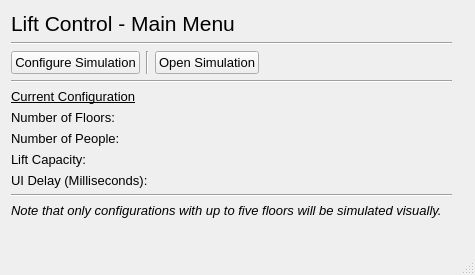
<?xml version="1.0" encoding="UTF-8"?>
<ui version="4.0">
 <class>mwindow_main_menu</class>
 <widget class="QMainWindow" name="mwindow_main_menu">
  <property name="geometry">
   <rect>
    <x>0</x>
    <y>0</y>
    <width>475</width>
    <height>275</height>
   </rect>
  </property>
  <property name="font">
   <font>
    <family>Arial</family>
    <pointsize>10</pointsize>
   </font>
  </property>
  <property name="windowTitle">
   <string>Main Menu - Lift Control</string>
  </property>
  <widget class="QWidget" name="central_widget">
   <widget class="QWidget" name="layoutWidget">
    <property name="geometry">
     <rect>
      <x>11</x>
      <y>11</y>
      <width>441</width>
      <height>231</height>
     </rect>
    </property>
    <layout class="QVBoxLayout" name="vert_layout_lift_control">
     <item>
      <widget class="QLabel" name="lbl_lift_control">
       <property name="font">
        <font>
         <pointsize>16</pointsize>
         <weight>50</weight>
         <bold>false</bold>
        </font>
       </property>
       <property name="text">
        <string>Lift Control - Main Menu</string>
       </property>
      </widget>
     </item>
     <item>
      <widget class="Line" name="hori_line_lift_control">
       <property name="orientation">
        <enum>Qt::Horizontal</enum>
       </property>
      </widget>
     </item>
     <item>
      <layout class="QHBoxLayout" name="hori_layout_nav">
       <item alignment="Qt::AlignLeft">
        <widget class="QPushButton" name="btn_config_sim">
         <property name="text">
          <string>Configure Simulation</string>
         </property>
        </widget>
       </item>
       <item>
        <widget class="Line" name="vert_line_buttons">
         <property name="orientation">
          <enum>Qt::Vertical</enum>
         </property>
        </widget>
       </item>
       <item alignment="Qt::AlignLeft">
        <widget class="QPushButton" name="btn_open_sim">
         <property name="text">
          <string>Open Simulation</string>
         </property>
        </widget>
       </item>
       <item>
        <spacer name="hori_spacer_nav">
         <property name="orientation">
          <enum>Qt::Horizontal</enum>
         </property>
         <property name="sizeHint" stdset="0">
          <size>
           <width>40</width>
           <height>20</height>
          </size>
         </property>
        </spacer>
       </item>
      </layout>
     </item>
     <item>
      <widget class="Line" name="hori_line_nav">
       <property name="orientation">
        <enum>Qt::Horizontal</enum>
       </property>
      </widget>
     </item>
     <item>
      <widget class="QLabel" name="lbl_current_config">
       <property name="font">
        <font>
         <underline>true</underline>
        </font>
       </property>
       <property name="text">
        <string>Current Configuration</string>
       </property>
      </widget>
     </item>
     <item>
      <widget class="QLabel" name="lbl_num_floors">
       <property name="text">
        <string>Number of Floors: </string>
       </property>
      </widget>
     </item>
     <item>
      <widget class="QLabel" name="lbl_num_people">
       <property name="text">
        <string>Number of People: </string>
       </property>
      </widget>
     </item>
     <item>
      <widget class="QLabel" name="lbl_lift_capacity">
       <property name="text">
        <string>Lift Capacity: </string>
       </property>
      </widget>
     </item>
     <item>
      <widget class="QLabel" name="lbl_ui_delay">
       <property name="text">
        <string>UI Delay (Milliseconds): </string>
       </property>
      </widget>
     </item>
     <item>
      <widget class="Line" name="hori_line_config">
       <property name="orientation">
        <enum>Qt::Horizontal</enum>
       </property>
      </widget>
     </item>
     <item>
      <widget class="QLabel" name="lbl_instruction">
       <property name="font">
        <font>
         <italic>true</italic>
        </font>
       </property>
       <property name="text">
        <string>Note that only configurations with up to five floors will be simulated visually.</string>
       </property>
      </widget>
     </item>
     <item>
      <spacer name="vert_spacer">
       <property name="orientation">
        <enum>Qt::Vertical</enum>
       </property>
       <property name="sizeHint" stdset="0">
        <size>
         <width>20</width>
         <height>40</height>
        </size>
       </property>
      </spacer>
     </item>
    </layout>
   </widget>
  </widget>
  <widget class="QStatusBar" name="status_bar"/>
 </widget>
 <resources/>
 <connections/>
</ui>
